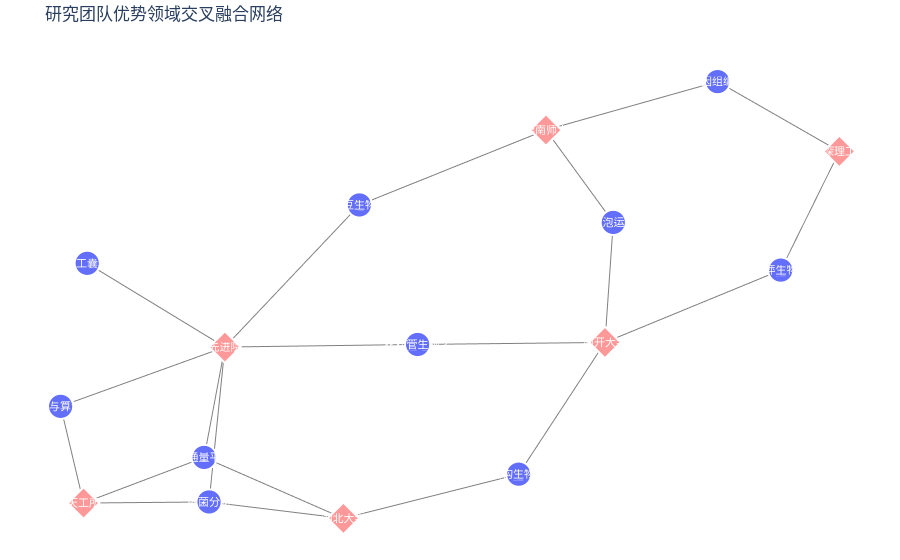

Notebook source saved alongside this figure:
### Code cell
import plotly.graph_objects as go
import pandas as pd

# 1. 构建数据（根据您提供的列表）
# 定义节点：包括所有“研究领域”和所有“单位”
all_nodes = [
    # 研究领域 (节点ID, 节点名称, 节点类型)
    (0, "花粉管生物学", "field"),
    (1, "囊泡运输", "field"),
    (2, "细菌分泌", "field"),
    (3, "大豆生物学", "field"),
    (4, "浮萍生物学", "field"),
    (5, "AI与算法", "field"),
    (6, "结构生物学", "field"),
    (7, "基因组编辑", "field"),
    (8, "人工囊泡", "field"),
    (9, "高通量平台", "field"),
    # 优势单位 (节点ID, 节点名称, 节点类型)
    (10, "南开大学", "institution"),
    (11, "先进院", "institution"),
    (12, "华南师大", "institution"),
    (13, "湖北大学", "institution"),
    (14, "天工所", "institution"),
    (15, "深理工", "institution"),
]

# 定义连接（边）：(来源, 目标) 对应节点ID
links = [
    # 花粉管生物学 (0) 与 南开大学(10)、先进院(11) 合作
    (0, 10), (0, 11),
    # 囊泡运输 (1) 与 华南师大(12)、南开大学(10) 合作
    (1, 12), (1, 10),
    # 细菌分泌 (2) 与 湖北大学(13)、天工所(14)、先进院(11) 合作
    (2, 13), (2, 14), (2, 11),
    # ... 以此类推，根据您提供的列表完成所有连接
    (3, 11), (3, 12),  # 大豆生物学
    (4, 10), (4, 15),  # 浮萍生物学
    (5, 14), (5, 11),  # AI与算法
    (6, 10), (6, 13),  # 结构生物学
    (7, 15), (7, 12),  # 基因组编辑
    (8, 11),           # 人工囊泡
    (9, 13), (9, 14), (9, 11) # 高通量平台
]

# 2. 转换为Plotly可用的格式
node_df = pd.DataFrame(all_nodes, columns=['id', 'label', 'type'])
edge_df = pd.DataFrame(links, columns=['source', 'target'])

# 3. 根据节点类型分配颜色和符号
node_colors = []
node_symbols = []
for node_type in node_df['type']:
    if node_type == 'field':
        node_colors.append('#636EFA')  # 蓝色系代表研究领域
        node_symbols.append('circle')  # 圆形代表研究领域
    else:
        node_colors.append('#FF9999')  # 红色系代表单位
        node_symbols.append('diamond') # 菱形代表单位

# 4. 创建网络图
fig = go.Figure(data=[go.Scattergl(
    x=[], y=[],  # 布局由Plotly自动计算
    mode='markers+text',
    marker=dict(
        color=node_colors,
        size=20,  # 节点大小
        symbol=node_symbols
    ),
    text=node_df['label'],  # 节点显示的文字
    textposition="middle center",
    hoverinfo='text',
    textfont=dict(size=14, color='white'),
)])

# 5. 添加连接线
for _, row in edge_df.iterrows():
    source_node = node_df[node_df['id'] == row['source']].iloc[0]
    target_node = node_df[node_df['id'] == row['target']].iloc[0]
    # ...（这里需要添加边的坐标计算，但使用Plotly的Spring布局可以自动处理）

# 使用NetworkX或Plotly的布局算法自动计算节点位置（更整洁）
# 这里使用Plotly的`spring_layout`模拟
fig.update_layout(
    title='研究团队优势领域交叉融合网络',
    showlegend=False,
    hovermode='closest',
    margin=dict(b=0, l=0, r=0, t=40),
    xaxis=dict(showgrid=False, zeroline=False, showticklabels=False),
    yaxis=dict(showgrid=False, zeroline=False, showticklabels=False),
    # 使用Plotly的力导向布局
    annotations=[dict(
        showarrow=False,
        text="圆形: 研究领域 | 菱形: 优势单位",
        xref="paper", yref="paper",
        x=0, y=-0.1
    )]
)

# 生成一个更漂亮的力导向布局图，通常需要借助NetworkX
# 以下为更推荐的完整代码（需要安装networkx）：
import networkx as nx
G = nx.Graph()
G.add_nodes_from(node_df['id'])
G.add_edges_from(links)
pos = nx.spring_layout(G, seed=42) # 使用Spring布局算法计算位置

# 为每个节点设置计算好的位置
for node_id, coords in pos.items():
    node_df.loc[node_df['id'] == node_id, 'x'] = coords[0]
    node_df.loc[node_df['id'] == node_id, 'y'] = coords[1]

# 重新创建带位置的图
fig = go.Figure()

# 添加边
for _, row in edge_df.iterrows():
    source = row['source']
    target = row['target']
    fig.add_trace(go.Scattergl(
        x=[pos[source][0], pos[target][0]],
        y=[pos[source][1], pos[target][1]],
        mode='lines',
        line=dict(width=1, color='gray'),
        hoverinfo='none'
    ))

# 添加节点
fig.add_trace(go.Scattergl(
    x=node_df['x'],
    y=node_df['y'],
    mode='markers+text',
    marker=dict(
        color=node_colors,
        size=25,
        symbol=node_symbols,
        line=dict(width=2, color='white')
    ),
    text=node_df['label'],
    textposition="middle center",
    hoverinfo='text',
    textfont=dict(size=11, color='white'),
))

fig.update_layout(
    title='研究团队优势领域交叉融合网络',
    showlegend=False,
    hovermode='closest',
    margin=dict(b=0, l=0, r=0, t=40),
    xaxis=dict(showgrid=False, zeroline=False, showticklabels=False),
    yaxis=dict(showgrid=False, zeroline=False, showticklabels=False),
    annotations=[dict(
        showarrow=False,
        text="圆形: 研究领域 | 菱形: 优势单位",
        xref="paper", yref="paper",
        x=0, y=-0.1
    )],
    plot_bgcolor='white'
)

# 显示图表
fig.show()

# 保存为HTML交互式文件
fig.write_html("research_network.html")

### Figure 1 — Plotly figure (JSON) as saved in the notebook; plotly's stock layout.template omitted (floating-point values rounded to 4 significant figures)
{"data": [{"hoverinfo": "none", "line": {"color": "gray", "width": 1}, "mode": "lines", "type": "scattergl", "x": [0.01051, 0.45], "y": [-0.05414, -0.04816]}, {"hoverinfo": "none", "line": {"color": "gray", "width": 1}, "mode": "lines", "type": "scattergl", "x": [0.01051, -0.4417], "y": [-0.05414, -0.06185]}, {"hoverinfo": "none", "line": {"color": "gray", "width": 1}, "mode": "lines", "type": "scattergl", "x": [0.4696, 0.3115], "y": [0.3077, 0.5816]}, {"hoverinfo": "none", "line": {"color": "gray", "width": 1}, "mode": "lines", "type": "scattergl", "x": [0.4696, 0.45], "y": [0.3077, -0.04816]}, {"hoverinfo": "none", "line": {"color": "gray", "width": 1}, "mode": "lines", "type": "scattergl", "x": [-0.4789, -0.1636], "y": [-0.521, -0.5697]}, {"hoverinfo": "none", "line": {"color": "gray", "width": 1}, "mode": "lines", "type": "scattergl", "x": [-0.4789, -0.7733], "y": [-0.521, -0.5243]}, {"hoverinfo": "none", "line": {"color": "gray", "width": 1}, "mode": "lines", "type": "scattergl", "x": [-0.4789, -0.4417], "y": [-0.521, -0.06185]}, {"hoverinfo": "none", "line": {"color": "gray", "width": 1}, "mode": "lines", "type": "scattergl", "x": [-0.1261, -0.4417], "y": [0.3594, -0.06185]}, {"hoverinfo": "none", "line": {"color": "gray", "width": 1}, "mode": "lines", "type": "scattergl", "x": [-0.1261, 0.3115], "y": [0.3594, 0.5816]}, {"hoverinfo": "none", "line": {"color": "gray", "width": 1}, "mode": "lines", "type": "scattergl", "x": [0.8625, 0.45], "y": [0.1662, -0.04816]}, {"hoverinfo": "none", "line": {"color": "gray", "width": 1}, "mode": "lines", "type": "scattergl", "x": [0.8625, 1], "y": [0.1662, 0.5182]}, {"hoverinfo": "none", "line": {"color": "gray", "width": 1}, "mode": "lines", "type": "scattergl", "x": [-0.8271, -0.7733], "y": [-0.2376, -0.5243]}, {"hoverinfo": "none", "line": {"color": "gray", "width": 1}, "mode": "lines", "type": "scattergl", "x": [-0.8271, -0.4417], "y": [-0.2376, -0.06185]}, {"hoverinfo": "none", "line": {"color": "gray", "width": 1}, "mode": "lines", "type": "scattergl", "x": [0.2475, 0.45], "y": [-0.4387, -0.04816]}, {"hoverinfo": "none", "line": {"color": "gray", "width": 1}, "mode": "lines", "type": "scattergl", "x": [0.2475, -0.1636], "y": [-0.4387, -0.5697]}, {"hoverinfo": "none", "line": {"color": "gray", "width": 1}, "mode": "lines", "type": "scattergl", "x": [0.7142, 1], "y": [0.725, 0.5182]}, {"hoverinfo": "none", "line": {"color": "gray", "width": 1}, "mode": "lines", "type": "scattergl", "x": [0.7142, 0.3115], "y": [0.725, 0.5816]}, {"hoverinfo": "none", "line": {"color": "gray", "width": 1}, "mode": "lines", "type": "scattergl", "x": [-0.7647, -0.4417], "y": [0.1864, -0.06185]}, {"hoverinfo": "none", "line": {"color": "gray", "width": 1}, "mode": "lines", "type": "scattergl", "x": [-0.4904, -0.1636], "y": [-0.389, -0.5697]}, {"hoverinfo": "none", "line": {"color": "gray", "width": 1}, "mode": "lines", "type": "scattergl", "x": [-0.4904, -0.7733], "y": [-0.389, -0.5243]}, {"hoverinfo": "none", "line": {"color": "gray", "width": 1}, "mode": "lines", "type": "scattergl", "x": [-0.4904, -0.4417], "y": [-0.389, -0.06185]}, {"hoverinfo": "text", "marker": {"color": ["#636EFA", "#636EFA", "#636EFA", "#636EFA", "#636EFA", "#636EFA", "#636EFA", "#636EFA", "#636EFA", "#636EFA", "#FF9999", "#FF9999", "#FF9999", "#FF9999", "#FF9999", "#FF9999"], "line": {"color": "white", "width": 2}, "size": 25, "symbol": ["circle", "circle", "circle", "circle", "circle", "circle", "circle", "circle", "circle", "circle", "diamond", "diamond", "diamond", "diamond", "diamond", "diamond"]}, "mode": "markers+text", "text": ["花粉管生物学", "囊泡运输", "细菌分泌", "大豆生物学", "浮萍生物学", "AI与算法", "结构生物学", "基因组编辑", "人工囊泡", "高通量平台", "南开大学", "先进院", "华南师大", "湖北大学", "天工所", "深理工"], "textfont": {"color": "white", "size": 11}, "textposition": "middle center", "type": "scattergl", "x": [0.01051, 0.4696, -0.4789, -0.1261, 0.8625, -0.8271, 0.2475, 0.7142, -0.7647, -0.4904, 0.45, -0.4417, 0.3115, -0.1636, -0.7733, 1], "y": [-0.05414, 0.3077, -0.521, 0.3594, 0.1662, -0.2376, -0.4387, 0.725, 0.1864, -0.389, -0.04816, -0.06185, 0.5816, -0.5697, -0.5243, 0.5182]}], "layout": {"annotations": [{"showarrow": false, "text": "圆形: 研究领域 | 菱形: 优势单位", "x": 0, "xref": "paper", "y": -0.1, "yref": "paper"}], "hovermode": "closest", "margin": {"b": 0, "l": 0, "r": 0, "t": 40}, "plot_bgcolor": "white", "showlegend": false, "title": {"text": "研究团队优势领域交叉融合网络"}, "xaxis": {"showgrid": false, "showticklabels": false, "zeroline": false}, "yaxis": {"showgrid": false, "showticklabels": false, "zeroline": false}}}
